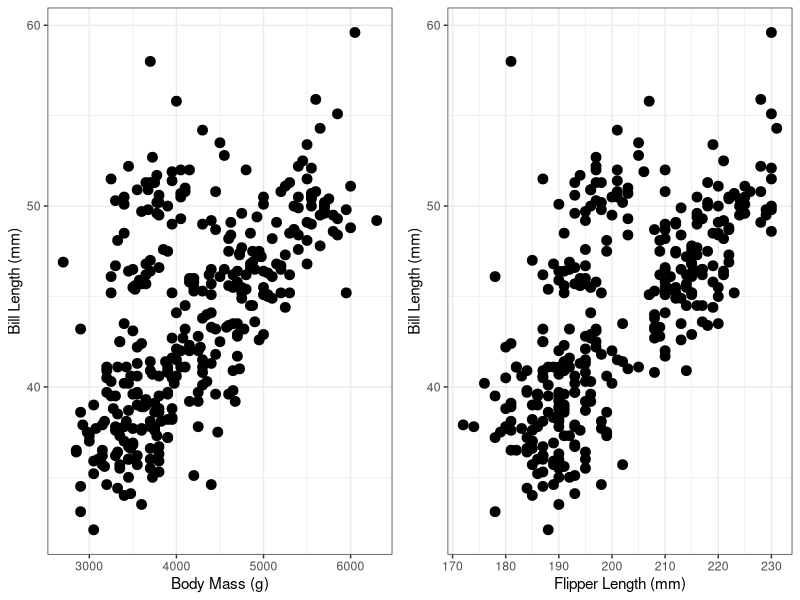

Source code (R): (Note: this script raises an error after producing the figure.)
## ---- chunk 1
knitr::opts_chunk$set(echo = TRUE, warning = FALSE, message = FALSE, fig.path = "images")
library(tidyverse)
library(palmerpenguins)
library(ggpubr)
## ---- chunk 2
data <- as_tibble(penguins %>% select(body_mass_g,
                                      bill_length_mm,
                                      flipper_length_mm))
head(data)
## ---- chunk 3
m1 <- lm(bill_length_mm ~ body_mass_g + flipper_length_mm,
         data = data)
summary(m1)
## ---- chunk 4
coefficients(m1)
## ---- chunk 5
confint(m1)
## ---- chunk 6
confint(m1, level=0.99)
## ---- chunk 7
confint(m1, level=0.8914)
## ---- chunk 8
m1 <- lm(bill_length_mm ~ body_mass_g + flipper_length_mm,
         data = data)
summary(m1)
## ---- chunk 9
m1 <- lm(bill_length_mm ~ body_mass_g + flipper_length_mm,
         data = data)
summary(m1)
## ---- chunk 10
p1 <- data %>% ggplot(aes(x = body_mass_g, y = bill_length_mm)) +
               geom_point(size=3) +
               ylab("Bill Length (mm)") +
               xlab("Body Mass (g)") +
               theme_bw() 
## ---- chunk 11
p2 <- data %>% ggplot(aes(x = flipper_length_mm, y = bill_length_mm)) +
               geom_point(size=3) +
               ylab("Bill Length (mm)") +
               xlab("Flipper Length (mm)") +
               theme_bw() 
## ---- chunk 12
both <- ggarrange(p1, p2, ncol=2, nrow=1)
ggsave("/Volumes/GoogleDrive/My Drive/IAIA/SDSII/lectures/images/w1l1fig1.png")
## ---- chunk 13
knitr::include_graphics("images/w1l1fig1.png")
## ---- chunk 14
c1 <- coefficients(m1)

data <- data %>%
  mutate(p_mass = c1[1] + c1[2]*body_mass_g + c1[3]*mean(data$flipper_length_mm, na.rm = TRUE), 
         p_flip = c1[1] + c1[2]*mean(data$body_mass_g, na.rm = TRUE) + c1[3]*flipper_length_mm)
## ---- chunk 15
p3 <- data %>% ggplot(aes(x = body_mass_g, y = bill_length_mm)) +
               geom_point(size=3) +
               geom_line(aes(y = p_mass)) +
               ylab("Bill Length (mm)") +
               xlab("Body Mass (g)") +
               theme_bw() 
## ---- chunk 16
p4 <- data %>% ggplot(aes(x = flipper_length_mm, y = bill_length_mm)) +
               geom_point(size=3) +
               geom_line(aes(y = p_flip)) +
               ylab("Bill Length (mm)") +
               xlab("Flipper Length (mm)") +
               theme_bw() 
## ---- chunk 17
both <- ggarrange(p3, p4, ncol=2, nrow=1)
ggsave("/Volumes/GoogleDrive/My Drive/IAIA/SDSII/lectures/images/w1l1fig2.png")
## ---- chunk 18
knitr::include_graphics("images/w1l1fig2.png")
